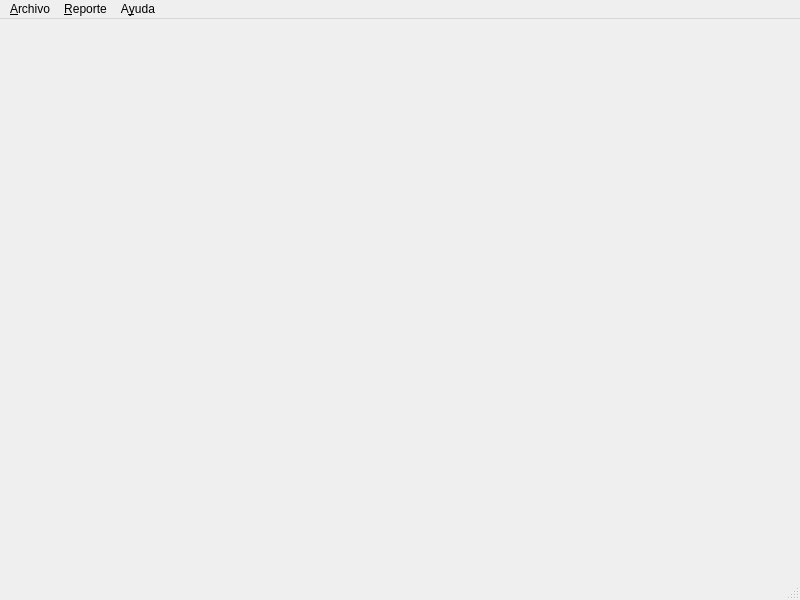
<?xml version="1.0" encoding="UTF-8"?>
<ui version="4.0">
 <class>MainWindow</class>
 <widget class="QMainWindow" name="MainWindow">
  <property name="geometry">
   <rect>
    <x>0</x>
    <y>0</y>
    <width>800</width>
    <height>600</height>
   </rect>
  </property>
  <property name="windowTitle">
   <string>MainWindow</string>
  </property>
  <widget class="QWidget" name="centralwidget"/>
  <widget class="QMenuBar" name="menubar">
   <property name="geometry">
    <rect>
     <x>0</x>
     <y>0</y>
     <width>800</width>
     <height>21</height>
    </rect>
   </property>
   <widget class="QMenu" name="menuArchivo">
    <property name="title">
     <string>&amp;Archivo</string>
    </property>
    <addaction name="actionNuevo_Reporte"/>
    <addaction name="actionImprimir_Reporte"/>
    <addaction name="actionEliminar_Reporte"/>
    <addaction name="actionBuscar_Reporte"/>
    <addaction name="separator"/>
    <addaction name="action_Salir"/>
   </widget>
   <widget class="QMenu" name="menuReporte">
    <property name="title">
     <string>&amp;Reporte</string>
    </property>
    <addaction name="actionBuscar_En_Reporte"/>
    <addaction name="actionEditar_Reporte"/>
   </widget>
   <widget class="QMenu" name="menuAyuda">
    <property name="title">
     <string>A&amp;yuda</string>
    </property>
    <addaction name="actionAcerca_de"/>
    <addaction name="separator"/>
    <addaction name="action_Salir_2"/>
   </widget>
   <addaction name="menuArchivo"/>
   <addaction name="menuReporte"/>
   <addaction name="menuAyuda"/>
  </widget>
  <widget class="QStatusBar" name="statusbar"/>
  <action name="actionNuevo_Reporte">
   <property name="text">
    <string>&amp;Nuevo Reporte</string>
   </property>
  </action>
  <action name="actionBuscar_Reporte">
   <property name="text">
    <string>&amp;Buscar Reporte</string>
   </property>
  </action>
  <action name="actionEliminar_Reporte">
   <property name="text">
    <string>&amp;Eliminar Reporte</string>
   </property>
  </action>
  <action name="actionBuscar_En_Reporte">
   <property name="text">
    <string>Buscar En Reporte</string>
   </property>
  </action>
  <action name="actionImprimir_Reporte">
   <property name="text">
    <string>&amp;Imprimir Reporte</string>
   </property>
  </action>
  <action name="action_Salir">
   <property name="text">
    <string>&amp;Salir</string>
   </property>
  </action>
  <action name="actionEditar_Reporte">
   <property name="text">
    <string>&amp;Editar Reporte</string>
   </property>
  </action>
  <action name="actionAcerca_de">
   <property name="text">
    <string>&amp;Acerca de...</string>
   </property>
  </action>
  <action name="action_Salir_2">
   <property name="text">
    <string>&amp;Salir</string>
   </property>
  </action>
  <action name="action_Salir_3">
   <property name="text">
    <string>&amp;Salir</string>
   </property>
  </action>
 </widget>
 <resources/>
 <connections/>
</ui>
